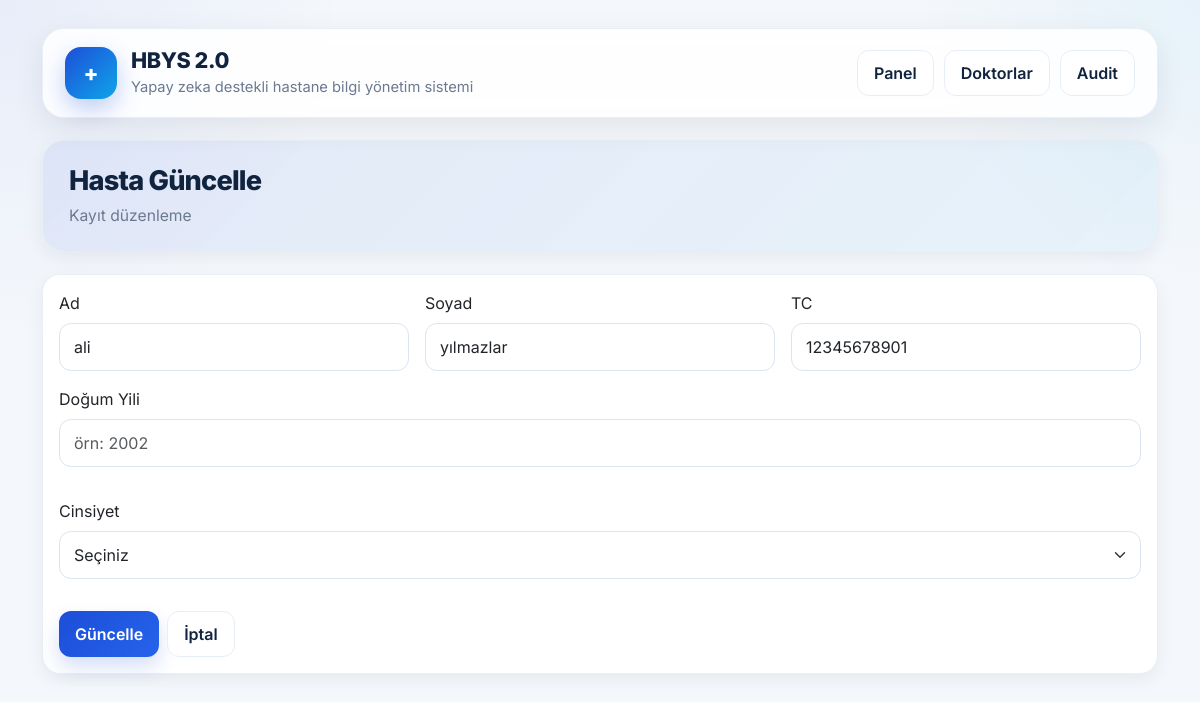
The page /hasta_guncelle/2 (signed in) on the database its author committed.
### tables this page shows
CREATE TABLE hastalar (
        id INTEGER PRIMARY KEY AUTOINCREMENT,
        ad TEXT,
        soyad TEXT,
        tc TEXT
    , dogum_yili INTEGER, cinsiyet TEXT);

### site.py (the view, shortened to what this page needs)
@app.route("/hasta_guncelle/<int:id>", methods=["GET", "POST"])
@login_required
def hasta_guncelle(id):
    conn = get_conn()
    cur = conn.cursor()
    cur.execute("SELECT * FROM hastalar WHERE id = ?", (id,))
    hasta = cur.fetchone()
    conn.close()
    return render_template("hasta_guncelle.html", hasta=hasta)

### site.py (called while the page is built)
def get_conn():
    conn = sqlite3.connect(DB_NAME)
    conn.row_factory = sqlite3.Row  # dict gibi erişim
    return conn

def login_required(f):
    @wraps(f)
    def decorated(*args, **kwargs):
        if not session.get("user_id"):
            return redirect("/?hata=Önce giriş yapmalısın.")
        return f(*args, **kwargs)
    return decorated

### templates/hasta_guncelle.html (shortened to what this page needs)
{% extends "base.html" %}
{% block page_title %}Hasta Güncelle{% endblock %}
{% block page_subtitle %}Kayıt düzenleme{% endblock %}
{% block content %}
<div class="card card-soft">
  <div class="card-body">
    <form method="post" class="row g-3">
      <div class="col-md-4">
        <label class="form-label">Ad</label>
        <input class="form-control" name="ad" value="{{ hasta['ad'] }}" required>
      </div>
      <div class="col-md-4">
        <label class="form-label">Soyad</label>
        <input class="form-control" name="soyad" value="{{ hasta['soyad'] }}" required>
      </div>
      <div class="col-md-4">
        <label class="form-label">TC</label>
        <input class="form-control" name="tc" value="{{ hasta['tc'] }}" required>
      </div>
      <div class="mb-3">
        <label class="form-label">Doğum Yili</label>
        <input name="dogum_yili"
               class="form-control"
               value="{{ hasta['dogum_yili'] or '' }}"
               placeholder="örn: 2002">
      </div>
    <div class="mb-3">
        <label class="form-label">Cinsiyet</label>
        <select name="cinsiyet" class="form-select">
          <option value="">Seçiniz</option>
        </select>
      </div>
      <div class="col-12 d-flex gap-2">
        <button class="btn btn-primary" type="submit">Güncelle</button>
        <a class="btn btn-outline-secondary" href="/panel">İptal</a>
      </div>
    </form>
  </div>
</div>
{% endblock %}

### templates/base.html (style rules this page uses)
:root { --bg: #f4f7fb; --surface: #ffffff; --surface-2: #f8fbff; --text: #10233f; --muted: #6b7a90; --border: #e8eef6; --primary: #1d4ed8; --primary-dark: #163ea9; --success: #16a34a; --warning: #f59e0b; --danger: #dc2626; --shadow: 0 10px 30px rgba(15, 23, 42, 0.08); --shadow-soft: 0 6px 18px rgba(15, 23, 42, 0.06); --radius: 18px; }
* { box-sizing: border-box; }
body { margin: 0; font-family: "Inter", sans-serif; background: radial-gradient(circle at top left, rgba(29, 78, 216, 0.06), transparent 24%), radial-gradient(circle at top right, rgba(14, 165, 233, 0.06), transparent 20%), var(--bg); color: var(--text); }
a { text-decoration: none; }
.btn { border-radius: 12px; font-weight: 600; padding: 10px 16px; transition: all 0.18s ease; }
.btn-primary { background: linear-gradient(135deg, var(--primary), #2563eb); border: none; box-shadow: 0 10px 20px rgba(29, 78, 216, 0.18); }
.btn-outline-secondary { border: 1px solid var(--border); color: var(--text); background: #fff; }
.card-soft { background: var(--surface); border: 1px solid rgba(232, 238, 246, 0.9); border-radius: var(--radius); box-shadow: var(--shadow-soft); }
.form-control, .form-select { border-radius: 12px; border: 1px solid #dbe4f0; padding: 11px 14px; box-shadow: none; }

### rows shown on the page
hastalar: ad "ali", soyad "yılmazlar", tc "12345678901"
